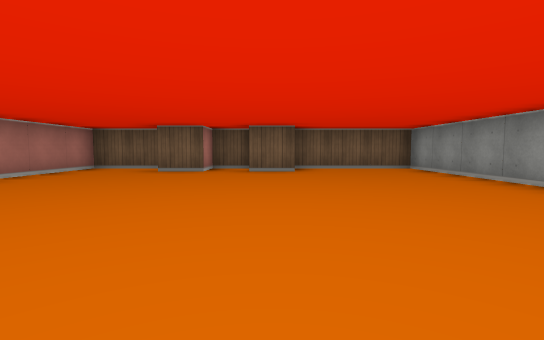
View 1 (above)

14 first-person views from a walk through a cub3D level. The camera is about half as high as the walls, tilts 4° down and sees 85° across. The floor is counted in squares. Each view is taken from the middle of a square. On the plan, view 1 faces up. The plan holds only what a view shows up to about 9 squares ahead; the rest is blank.

View 2
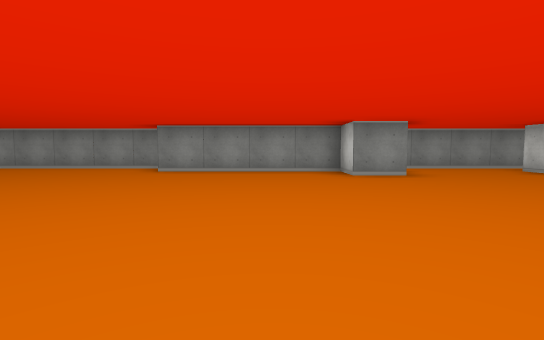

View 3
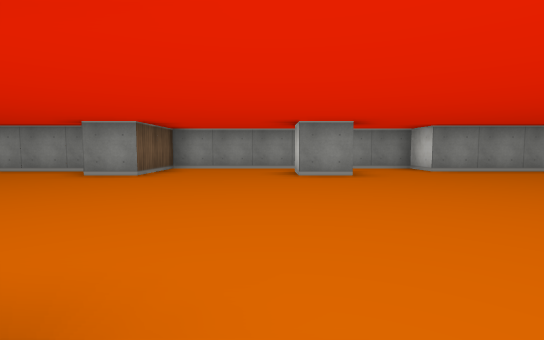

View 4
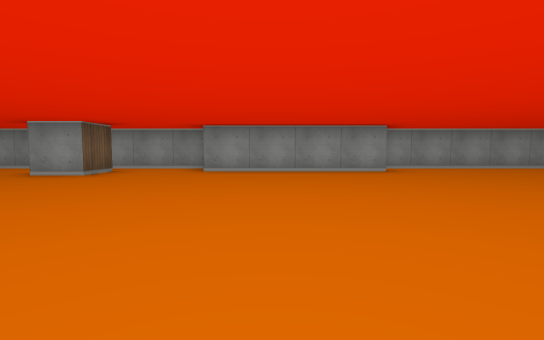

View 5
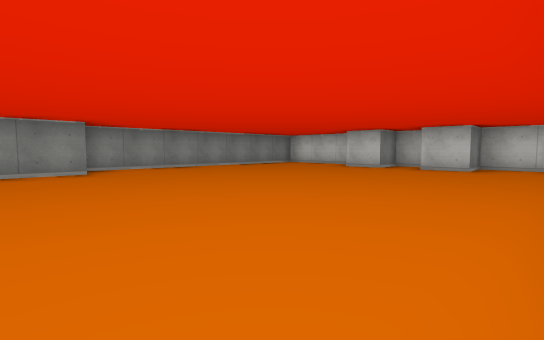

View 6
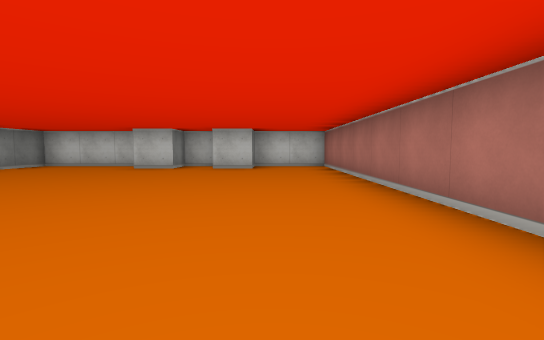

View 7
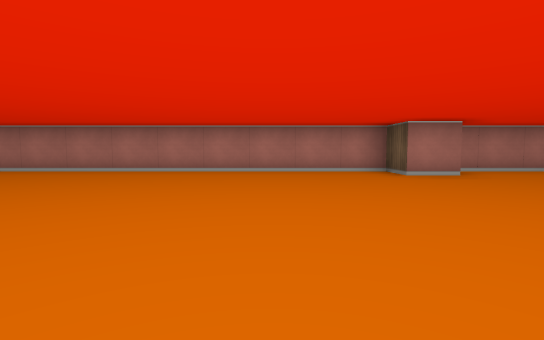

View 8
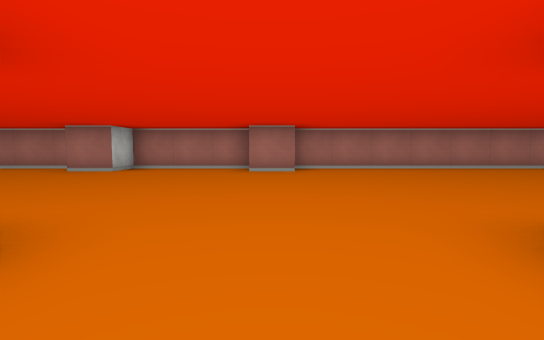

View 9
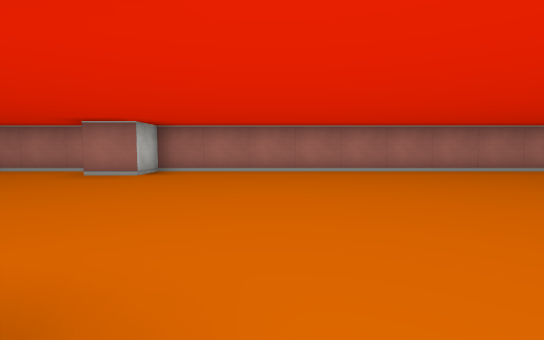

View 10
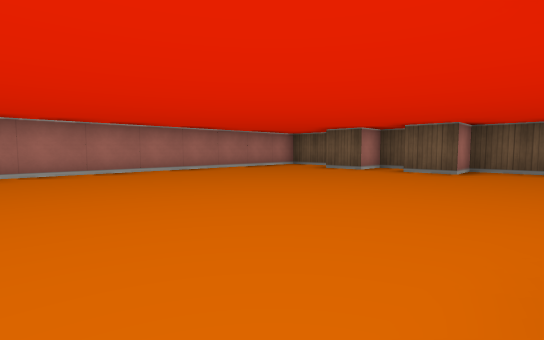

View 11
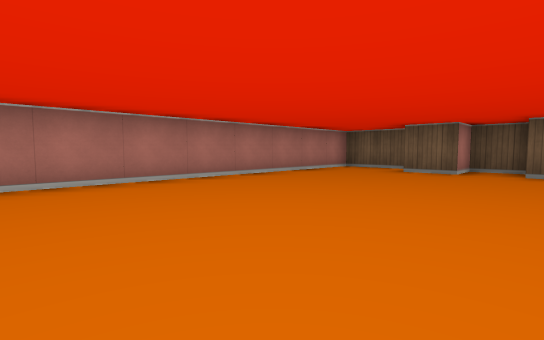

View 12
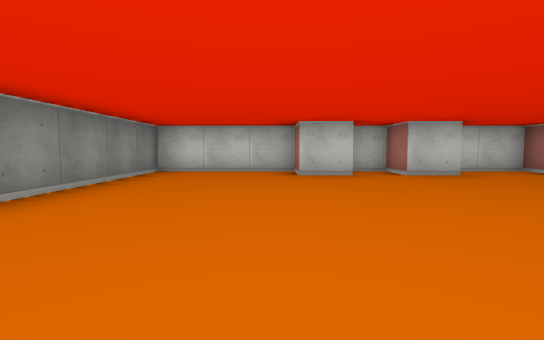

View 13
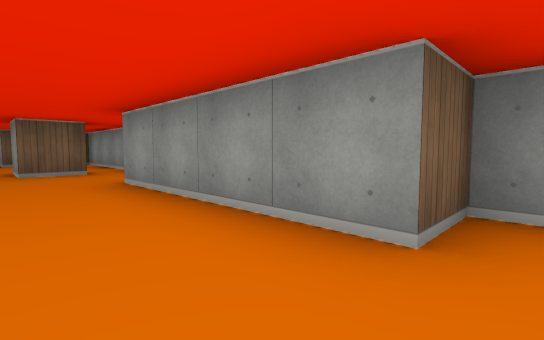

View 14
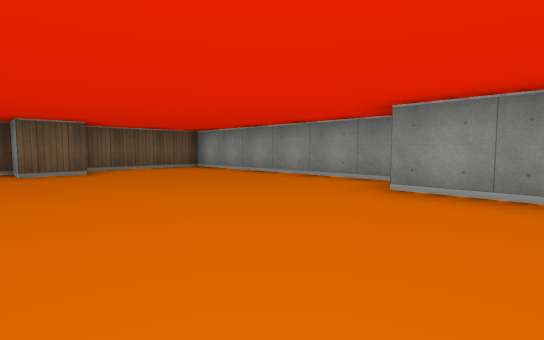

### Floor plan
Points are (right, up) in squares from view 1. A wall is a line through its corners. A room is listed if a view was taken in it or the views show most of it. See-through windows are left out.
Room 1 (views 1, 2, 3, 4, 5, 6, 7, 8, 9, 10, 11, 12, 13, 14)
walls: (2.6, -7.5) (1.5, -7.5) (1.5, -6.5) (2.5, -6.5); (-4.5, -5.5) (-4.5, -8.5) (-3.5, -8.5) (-3.5, -9.5) (-4.5, -9.5) (-4.5, -20.5) (-2.5, -20.5) (-2.5, -19.5) (-1.5, -19.5) (-1.5, -20.5) (-0.5, -20.5) (-0.5, -19.5) (0.5, -19.5) (0.5, -20.5) (3.5, -20.5) (3.5, -13.5) (2.5, -13.5) (2.5, -9.5) (3.5, -9.5) (3.5, -3.5) (1.5, -3.5) (1.5, -2.5) (2.5, -2.5) (2.5, 1.5); (3.5, 1.9) (3.5, 7.5) (0.5, 7.5) (0.5, 6.5) (-0.5, 6.5) (-0.5, 7.5) (-1.5, 7.5) (-1.5, 6.5) (-2.5, 6.5); (-2.9, 7.5) (-4.5, 7.5) (-4.5, -4.5) (-3.5, -4.5) (-3.5, -5.5)

Where each view was taken, in squares from view 1:
view 1: 0 up, 0 right, facing up
view 2: 1 down, 4 left, facing right
view 3: 6 down, 4 left, facing right
view 4: 11 down, 4 left, facing right
view 5: 12 down, 4 left, facing down-right
view 6: 12 down, 3 left, facing down
view 7: 12 down, 2 right, facing left
view 8: 5 down, 3 right, facing left
view 9: 2 down, 2 right, facing left
view 10: 0 up, 2 right, facing up-left
view 11: 0 up, 0 right, facing up-left
view 12: 14 down, 1 right, facing down
view 13: 14 down, 1 right, facing up-right
view 14: 0 up, 1 left, facing up-right
